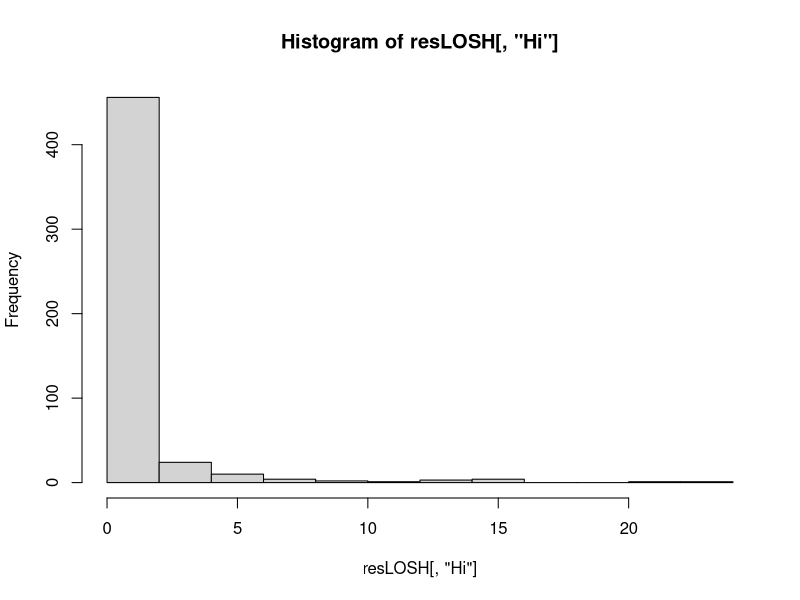

The R source for this figure:
library(spdep)


### Name: LOSH
### Title: Local spatial heteroscedasticity
### Aliases: LOSH
### Keywords: spatial

### ** Examples

    data(boston, package="spData")
    resLOSH <- LOSH(boston.c$NOX, nb2listw(boston.soi))
    hist(resLOSH[,"Hi"])
    mean(resLOSH[,"Hi"])
  
